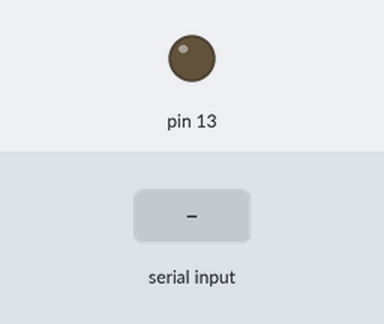
The sketch below on a simulated Arduino Uno, built with avr-gcc and run on an emulated ATmega328P. Shown: output pins drawn as LEDs (lit = HIGH). The inputs (shaded band) are chosen by the test bench.

Above: at 1.2 s.
1.3 s: "i" received over Serial
At 2.5 s:
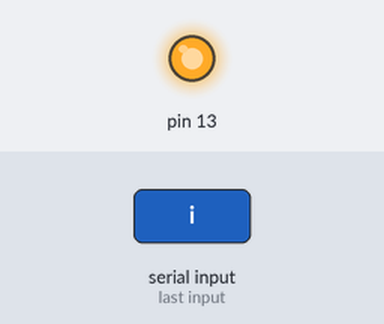
3.5 s: "o" received over Serial
At 5.2 s:
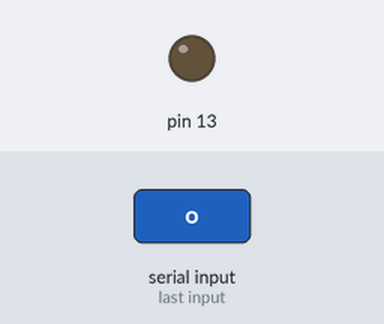
Timing chart, 0 to 6.7 s (numbered marks = the images above; inputs shaded):
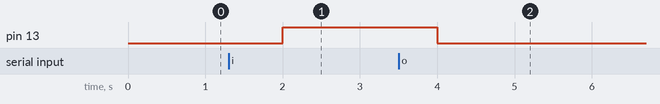

The sketch:

serial1.ino
```cpp
void setup() {
  // put your setup code here, to run once:
  pinMode(13,OUTPUT);
  Serial.begin(9600);
}

void loop() {
  // put your main code here, to run repeatedly:
char mydata=Serial.read();
if(mydata=='i')
{
  digitalWrite(13,1);
}
else if(mydata=='o')
{
  digitalWrite(13,0);
}
delay(1000);
}
```

Measured:
- after the input at 1.3 s, pin 13: LOW → HIGH after 0.70 s
- after the input at 3.5 s, pin 13: HIGH → LOW after 0.50 s
